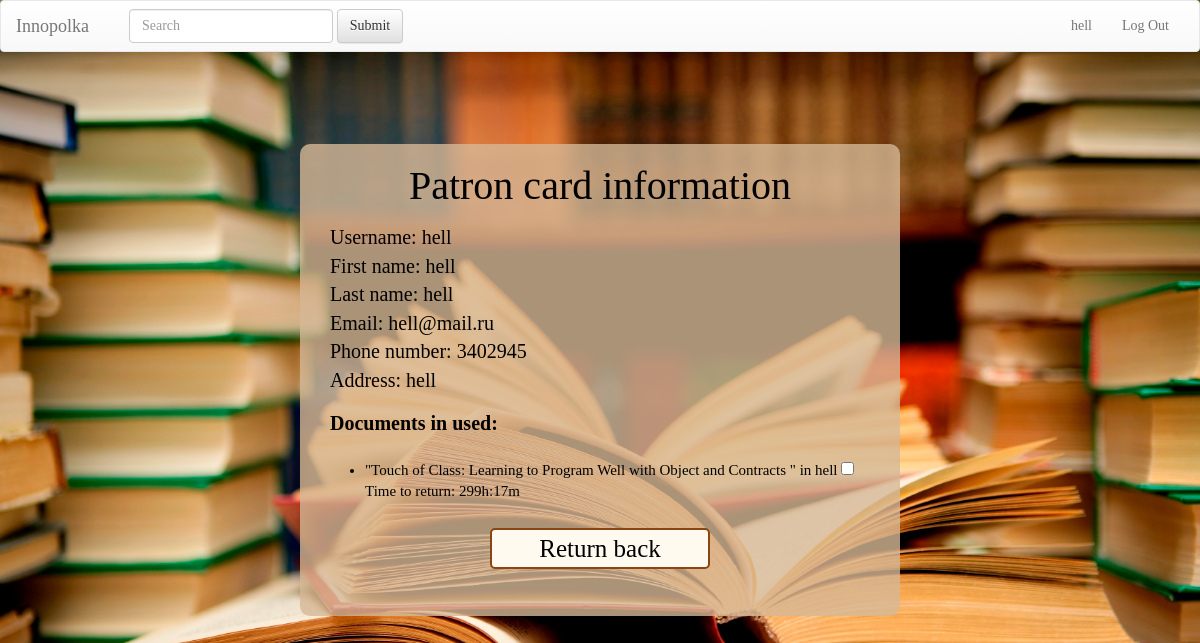
Screenshot of /user/ (signed in) with the database file from the repository.
### UserCards/models.py (models this page shows)
class UserProfile(models.Model):
    user = models.OneToOneField(User, on_delete=models.CASCADE)
    phone_number = models.CharField(max_length=15, null=True, blank=True)
    address = models.CharField(max_length=250, null=True, blank=True)
    status = models.CharField(max_length=250, default='student')

### Documents/models.py (models this page shows, shortened)
class DocumentCopy(models.Model):
    doc = models.ForeignKey(Document, blank=True, default=None, on_delete=models.CASCADE) # link document which is checked out
    checked_up_by_whom = models.ForeignKey(User, blank=True, default=None, on_delete=models.CASCADE) # link to holder
    date = models.DateTimeField(default=str(datetime.datetime.today().strftime("%Y-%m-%d %H:%M")))
    returning_date = models.DateTimeField(default=str(datetime.datetime.today().strftime("%Y-%m-%d %H:%M")))
    time_left = models.CharField(null=True, max_length=250)
    level = models.PositiveIntegerField(default=1)
    room = models.PositiveIntegerField(default=1)
    fine_price = models.IntegerField(null=True)
    class Meta:
        verbose_name_plural = 'Document copies'
    def __str__(self):
        return "\"" + self.doc.title + '" in ' + str(self.checked_up_by_whom.username)

class Document(models.Model):
    title = models.CharField(max_length=250)
    price = models.IntegerField()
    keywords = models.CharField(max_length=250) # the list of keywords stored in string
    authors = models.CharField(max_length=250) # the list of authors in string format splitted by space
    cover = models.CharField(max_length=1000, default="https://lh3.googleusercontent.com/zqfUbCXdb1oGmsNEzNxTjQU5ZlS3x46nQoB83sFbRSlMnpDTZgdVCe_LvCx-rl7sOA=w300")
    copies = models.PositiveIntegerField(default=1)
    type = models.CharField(max_length=100, default='Document')

### Documents/librarian_view.py (the view)
    def inner(request, *args, **kwargs):
        if request.user.is_authenticated:
            return func(request, *args, **kwargs)
        return redirect('/')

### Documents/librarian_view.py (called while the page is built)
def need_logged_in(func):
    def inner(request, *args, **kwargs):
        if request.user.is_authenticated:
            return func(request, *args, **kwargs)
        return redirect('/')
    return inner

### UserCards/templates/UserCards/index.html (shortened to what this page needs)
{% extends 'Documents/base.html' %}
{% load staticfiles %}
{% block body  %}
<link rel="stylesheet" type="text/css" href="{% static 'UserCards/usercards_style.css' %}"/>
<div class="container">
    {% if not user.is_staff %}
    <h2>Patron card information</h2>
    {% elif user.is_staff %}
    <h2>Librarian information</h2>
    {% endif %}
    <p>
        {% for field, value in fields %}
        {{ field }}: {{ value }} <br>
        {% endfor %}
    </p>
    {% if not user.is_staff and not user.is_anonymous %}
    <p>
        <strong>Documents in used:</strong>
    </p>
    <form action="/user/return_copies/" method="post">
        <ul>
            {% for copy in copies %}
            <li>
                <a href="/{{copy.doc.id}}">{{ copy }}</a>
                <input type="checkbox" name="{{copy.id}}"> <br>
                {{ copy.time_left }}<br>
            </li>
            {% endfor %}
        </ul>
        <input class="button" type="submit" value="Return back">
    </form>
    {% endif %}
    <br>
</div>
{% endblock  %}

### Documents/templates/Documents/base.html (shortened to what this page needs)
<!DOCTYPE html>
<html lang="en">
<head>
    {% load staticfiles %}
    <link rel="stylesheet" href="//maxcdn.bootstrapcdn.com/bootstrap/3.2.0/css/bootstrap.min.css">
    <link rel="stylesheet" href="//maxcdn.bootstrapcdn.com/bootstrap/3.2.0/css/bootstrap-theme.min.css">
    <link rel="stylesheet" type="text/css" href="{% static 'Documents/style.css' %}"/>
</head>
<body>
<nav class="navbar navbar-default">
    <div class="container-fluid">
        <div class="navbar-header">
            <a class="navbar-brand" href="/">Innopolka</a>
        </div>
        <div class="collapse navbar-collapse" id="bs-example-navbar-collapse-1">
            <form class="navbar-form navbar-left">
                <div class="form-group">
                    <input type="text" class="form-control" placeholder="Search">
                </div>
                <button type="submit" class="btn btn-default">Submit</button>
            </form>
            <ul class="nav navbar-nav navbar-right">
                {% if user.is_anonymous %}
                <li><a href="/user/login">Log In</a></li>
                {% elif user.is_authenticated %}
                <li><a href="/user/">{{user.username}}</a></li>
                <li><a href="/user/logout">Log Out</a></li>
                {% endif %}
            </ul>
        </div>
    </div>
</nav>
{% block body %}{% endblock %}
</body>
</html>

### Documents/static/Documents/style.css (style rules this page uses)
body { font-family: Futura; color: white; background: url("../../static/Documents/background.jpg") no-repeat fixed center center; background-size: cover; }

### UserCards/static/UserCards/usercards_style.css (style rules this page uses)
body { background-color: #0a0a1f; font-family: Futura; color: white; }

### Documents/templates/Documents/base.html (style rules this page uses)
.container { background-color: rgba(214, 184, 150, 0.8); color: saddlebrown; font-size: 15px; margin:0 auto; overflow:visible; position:absolute; left: 38%; top: 25%; width: 24%; border-radius: 10px; }
form { padding: 5px; color: black; font-size: 15px; margin: 5px; }
input { background-color: floralwhite; border: 2px solid saddlebrown; border-radius: 5px; margin: 0 0 0 10px; left: 50%; }
h2 { color: black; font-size: 40px; text-align: center; }
.button { width: 40%; font-size: 25px; margin: 15px 15px 15px 30%; }

### UserCards/templates/UserCards/index.html (style rules this page uses)
.container { background-color: rgba(214, 184, 150, 0.8); color: saddlebrown; font-size: 15px; overflow:visible; position:absolute; left: 25%; top: 18%; width: 50%; border: 0; border-radius: 10px; margin: 0 auto 60px; }
h2 { color: black; font-size: 40px; text-align: center; }
form { padding: 5px; color: black; font-size: 15px; margin: 5px; }
input { background-color: floralwhite; border: 2px solid saddlebrown; border-radius: 5px; margin: 0 0 0 10px; left: 50%; }
.button { width: 40%; font-size: 25px; margin: 15px 15px 15px 30%; }
p { color: black; margin: 15px; font-size: 20px; }
a { color: black; }

### rows the page displays
UserProfile: fields "3402945" "hell"
DocumentCopy: doc+checked_up_by_whom "\"Touch of Class: Learning to Program Well with Object and Contracts \" in hell", time_left "Time to return: 299h:17m"

### other values shown
{{ user.username }} "hell"
{{ field }} "Username" "First name" "Last name" "Email" "Phone number" "Address"
{{ value }} "hell" "hell" "hell" "hell@mail.ru"
